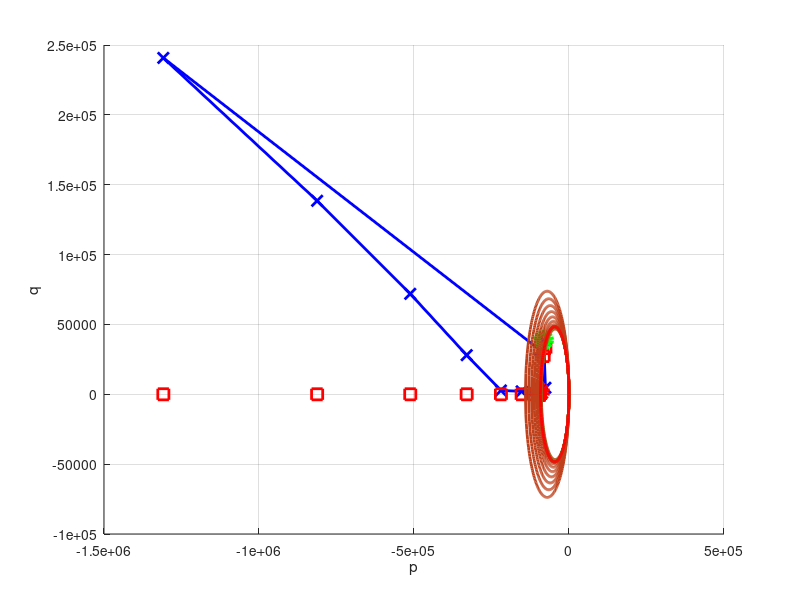

Reproduce this figure in MATLAB.
function plotCamClay
  clear;
  close all;
  plotCamClaySimData

function plotCamClayP
  epse_v = -0.05:0.001: 0.05;
  epse_s = 0.0;
  for ii=1:length(epse_v)
    p(ii) = computeP(epse_v(ii), epse_s);
  end
  plot(epse_v, p);
  

function [p] = computeP(epse_v, epse_s)

  p0 = -9.0e4;
  alpha = 60;
  kappatilde = 0.018;
  epse_v0 = 0.0;
  beta = 1.0 + 1.5*alpha/kappatilde*epse_s*epse_s;
  p = p0*beta*exp(-(epse_v - epse_v0)/kappatilde);

function [q] = computeQ(epse_v, epse_s)

  mu = computeShearModulus(epse_v, epse_s);
  q = 3.0*mu*epse_s;

function [mu] = computeShearModulus(epse_v, epse_s)

  mu0 = 5.4e6;
  p0 = -9.0e4;
  alpha = 60;
  kappatilde = 0.018;
  epse_v0 = 0.0;
  mu = mu0 - alpha*p0*exp(-(epse_v - epse_v0)/kappatilde);
  
function [f] = camclayYield(p, q, pc)

  M = 1.05;
  f = q^2/M^2 + p*(p - pc);
  
function [q] = camclayYieldQ(p, pc)

  M = 1.05;
  q = sqrt(-M^2*p*(p - pc));


  
function plotCamClayYieldFunction(pc, color)

  %%%%%%%%%%%%%%%%%%%%%%%%%%%%%%%%%%%%%%%%%%%%%
  % Draw the analytical data:                 %
  %           1. q-p plot (stress trajectory) %
  %%%%%%%%%%%%%%%%%%%%%%%%%%%%%%%%%%%%%%%%%%%%%

  %%%%%%%%%%%%%%%%%%%%%%%%%%%%%%%%%%%%%%%%%%%%%
  %           1. q-p plot (stress trajectory) %
  %%%%%%%%%%%%%%%%%%%%%%%%%%%%%%%%%%%%%%%%%%%%%

  pp_min = 1.0;
  pp_max = pc;
  pp = linspace(pp_min, pp_max, 100);
  for ii=1:length(pp)
    qq(ii) = camclayYieldQ(pp(ii), pc);
  end
  figure(1); hold on;
  plot(pp, qq, '-', 'LineWidth', 2, 'Color', color); 
  plot(pp, -qq, '-', 'LineWidth', 2, 'Color', color); 

function plotCamClaySimData

  %%%%%%%%%%%%%%%%%%%%%%%%%%%%%%%%%%%%%%%%%%%%%%%%%%%%%%%%%%
  % Draw numerical results:                                %
  %           1. q-p plot (stress trajectory)              %
  %%%%%%%%%%%%%%%%%%%%%%%%%%%%%%%%%%%%%%%%%%%%%%%%%%%%%%%%%%

  % iter p q pc dfdp dfdq fyield
  iterData =  ...
   [[ 0 -81678 38761 -90000 0 0 6.83015e+08];...
    [ 1 -76022.8 4636.76  -89079.3 -62966.2 8411.35 -9.73097e+08];...
    [ 2 -93753.2 31693.8  -92065.3 -95441.2 57494.4 1.06936e+09];...
    [ 3 -1.30854e+06 240747  -140631 -2.47644e+06 436730 1.58082e+12];...
    [ 4 -812477 138519  -130282 -1.49467e+06 251281 5.71671e+11];...
    [ 5 -512063 71904.3  -120994 -903133 130439 2.04942e+11];...
    [ 6 -330158 28031  -112781 -547535 50850 7.24814e+10];...
    [ 7 -219556 2725.99  -105636 -333477 4945.11 2.50188e+10];...
    [ 8 -152827 2138.36  -99660.3 -205993 3879.12 8.12942e+09];...
    [ 9 -115456 1809.27  -95268.6 -135643 3282.12 2.33369e+09];...
    [ 10 -97913.2 1654.79  -92778.4 -103048 3001.89 5.05255e+08];...
    [ 11 -93341.1 1614.53  -92068 -94614.1 2928.85 1.21189e+08];...
    [ 12 -94234.3 1622.39  -92209.1 -96259.5 2943.12 1.93233e+08];...
    [ 13 -94173.2 1621.85  -92199.5 -96147 2942.14 1.8826e+08];...
    [ 14 -94193.1 1622.03  -92202.6 -96183.6 2942.46 1.89876e+08];...
    [ 15 -94187 1621.98  -92201.6 -96172.3 2942.36 1.89381e+08];...
    [ 16 -94188.9 1621.99  -92201.9 -96175.8 2942.39 1.89533e+08];...
    [ 17 -94188.3 1621.99  -92201.8 -96174.7 2942.38 1.89486e+08];...
    [ 18 -94188.5 1621.99  -92201.9 -96175 2942.38 1.89501e+08];...
    [ 19 -94188.4 1621.99  -92201.9 -96174.9 2942.38 1.89496e+08];...
    [ 20 -94188.4 1621.99  -92201.9 -96175 2942.38 1.89497e+08]];

  %%%%%%%%%%%%%%%%%%%%%%%%%%%%%%%%%%%%%%%%%%%%%%%%%%%%%%%%%%
  %           1. q-p plot (stress trajectory)              %
  %%%%%%%%%%%%%%%%%%%%%%%%%%%%%%%%%%%%%%%%%%%%%%%%%%%%%%%%%%
  figure(1); ylabel('q'); xlabel('p'); hold on; grid on;
  pSim = iterData(:,2);
  qSim = iterData(:,3);
  pcSim = iterData(:,4);
  for ii=1:length(pSim)
   qSimYield(ii) = camclayYieldQ(pSim(ii), pcSim(ii));
  end
  plot(pSim,qSim,'-bx','LineWidth',2, 'MarkerSize', 8);
  plot(pSim,qSimYield,'rs','LineWidth',2, 'MarkerSize', 8);
  plot(pSim(1),qSim(1),'go','MarkerSize',10, 'LineWidth',5);
  plot(pSim(length(pSim)),qSim(length(pSim)),'ro','MarkerSize',10, 'LineWidth',5);
  %axis equal

  plotCamClayYieldFunction(pcSim(1), [0 1 0]);
  for ii=2:length(pSim)-1
    plotCamClayYieldFunction(pcSim(ii), [0.75 0.25 0.1]);
  end
  plotCamClayYieldFunction(pcSim(length(pSim)), [1 0 0]);

function geoModel
%-------------------------------------------------------------
% Parameters
%-------------------------------------------------------------
f_slope = 0.057735026919;
I1_peak = 6.123724356953976e2;
%cap_ratio = 0.001;
p0_crush = 1837.0724e3;
p1_crush = 6.6666666666666666e-4;
cap_ratio = 14.8;
%p0_crush = 1837.0724;

kappa0 = (-p0_crush + cap_ratio*f_slope*I1_peak)/(cap_ratio*f_slope + 1.0)
cap_rad = -cap_ratio*f_slope*(kappa0 - I1_peak)

%%%%%%%%%%%%%%%%%%%%%%%%%%%%%%%%%%%%%%%%%%%%%%%%%%%%%%%%%%%%%%%%%%
% Read the input data from text files:                           %
%           1. time history of stresse                           %
%           2. time history of volumetric part of plastic strain %
%           3. time history of volumetric part of elastic strain %
%           4. time history of kappa                             %
%%%%%%%%%%%%%%%%%%%%%%%%%%%%%%%%%%%%%%%%%%%%%%%%%%%%%%%%%%%%%%%%%%

%%%%%%%%%%%%%%%%%%%%%%%%%%%%%%%%%%%%%%%%%%%%%%%%%%%%%%%%%%%%%%%%%%
%           1. time history of stresse                           %
%%%%%%%%%%%%%%%%%%%%%%%%%%%%%%%%%%%%%%%%%%%%%%%%%%%%%%%%%%%%%%%%%%
fin1=fopen('outStress.txt','r');
t=[]; stress=[]; PlasStrain=[]; ElasStrain=[]; kappa=[];
word=fscanf(fin1,'%s1');
while word
    t=[t str2num(word)];
    fscanf(fin1,'%s1'); fscanf(fin1,'%s1'); fscanf(fin1,'%s1');
    stress=[stress [str2num(fscanf(fin1,'%s1'));str2num(fscanf(fin1,'%s1'));str2num(fscanf(fin1,'%s1'))
        str2num(fscanf(fin1,'%s1'));str2num(fscanf(fin1,'%s1'));str2num(fscanf(fin1,'%s1'))
        str2num(fscanf(fin1,'%s1'));str2num(fscanf(fin1,'%s1'));str2num(fscanf(fin1,'%s1'))]];
    word=fscanf(fin1,'%s1');
end

%%%%%%%%%%%%%%%%%%%%%%%%%%%%%%%%%%%%%%%%%%%%%%%%%%%%%%%%%%%%%%%%%%
%           2. time history of volumetric part of plastic strain %
%%%%%%%%%%%%%%%%%%%%%%%%%%%%%%%%%%%%%%%%%%%%%%%%%%%%%%%%%%%%%%%%%%
fin2=fopen('outPlasticStrain.txt','r');
word=fscanf(fin2,'%s1');
while word
    fscanf(fin2,'%s1'); fscanf(fin2,'%s1'); fscanf(fin2,'%s1');
    PlasStrain=[PlasStrain str2num(fscanf(fin2,'%s1'))];
    word=fscanf(fin2,'%s1');
end

%%%%%%%%%%%%%%%%%%%%%%%%%%%%%%%%%%%%%%%%%%%%%%%%%%%%%%%%%%%%%%%%%%
%           3. time history of volumetric part of elastic strain %
%%%%%%%%%%%%%%%%%%%%%%%%%%%%%%%%%%%%%%%%%%%%%%%%%%%%%%%%%%%%%%%%%%
fin3=fopen('outElasticStrain.txt','r');
word=fscanf(fin3,'%s1');
while word
    fscanf(fin3,'%s1'); fscanf(fin3,'%s1'); fscanf(fin3,'%s1');
    ElasStrain=[ElasStrain str2num(fscanf(fin3,'%s1'))];
    word=fscanf(fin3,'%s1');
end

%%%%%%%%%%%%%%%%%%%%%%%%%%%%%%%%%%%%%%%%%%%%%%%%%%%%%%%%%%%%%%%%%%
%           4. time history of kappa                             %
%%%%%%%%%%%%%%%%%%%%%%%%%%%%%%%%%%%%%%%%%%%%%%%%%%%%%%%%%%%%%%%%%%
fin4=fopen('outKappa.txt','r');
word=fscanf(fin4,'%s1');
while word
    fscanf(fin4,'%s1'); fscanf(fin4,'%s1'); fscanf(fin4,'%s1');
    kappa=[kappa str2num(fscanf(fin4,'%s1'))];
    word=fscanf(fin4,'%s1');
end
fclose('all');




%%%%%%%%%%%%%%%%%%%%%%%%%%%%%%%%%%%%%%%%%%%%%
% Draw the analytical data:                 %
%           1. q-p plot (stress trajectory) %
%           2. crush curve                  %
%%%%%%%%%%%%%%%%%%%%%%%%%%%%%%%%%%%%%%%%%%%%%

%%%%%%%%%%%%%%%%%%%%%%%%%%%%%%%%%%%%%%%%%%%%%
%           1. q-p plot (stress trajectory) %
%%%%%%%%%%%%%%%%%%%%%%%%%%%%%%%%%%%%%%%%%%%%%

pp_min = kappa0/3.0
pp_max = 1.5*I1_peak/3.0
pp = linspace(pp_min, pp_max, 100);
qq = -sqrt(3.0)*f_slope*(3.0*pp - I1_peak);
figure(1); hold on;
plot(pp, qq, '-m', 'LineWidth', 2); 
plot(pp, -qq, '-m', 'LineWidth', 2); 

%plot(pp,61.238-0.3*pp,'-g','LineWidth',3);
%plot(pp,-61.238+0.3*pp,'-g','LineWidth',3);

pp_min = (kappa0 - cap_rad)/3.0
pp_max = kappa0/3.0
p_cap=linspace(pp_min, pp_max, 100);
num = kappa0 - 3.0*p_cap;
den = cap_rad;
ratio = num/den;
beta_cap=sqrt(1-ratio.^2);
q_cap = -sqrt(3.0)*f_slope*(3.0*p_cap - I1_peak).*beta_cap;
plot(p_cap, q_cap, '-m', 'LineWidth', 2); 
plot(p_cap, -q_cap, '-m', 'LineWidth', 2); 

pp_max = (kappa0 - cap_rad)/3.0
pp_min = 1.1*(kappa0 - cap_rad)/3.0
p_out_cap=linspace(pp_min, pp_max, 5);
num = kappa0 - 3.0*p_out_cap;
den = cap_rad;
ratio = num/den;
beta_out_cap=sqrt(ratio.^2-1);
beta_out_cap = 0;
%q_out_cap = -sqrt(3.0)*f_slope*(3.0*p_out_cap - I1_peak).*beta_out_cap;
q_out_cap = -sqrt(3.0)*(kappa0-3.0*p_out_cap - cap_rad)
plot(p_out_cap, q_out_cap, '-r', 'LineWidth', 2); 
plot(p_out_cap, -q_out_cap, '-r', 'LineWidth', 2); 

%pcap=linspace(-612.35,-204.12,100);
%Beta=sqrt(1-((3*pcap+612.35)/1224.8).^2);
%plot(pcap,Beta*61.238-0.3*Beta.*pcap,'-g','LineWidth',3);
%plot(pcap,-Beta*61.238+0.3*Beta.*pcap,'-g','LineWidth',3);

kappa_n = kappa(length(kappa));
cap_rad_n = -cap_ratio*f_slope*(kappa_n - I1_peak)

pp_min = kappa_n/3.0
pp_max = 1.5*I1_peak/3.0
pp = linspace(pp_min, pp_max, 100);
qq = -sqrt(3.0)*f_slope*(3.0*pp - I1_peak);
figure(1); hold on;
plot(pp, qq, '-@m', 'LineWidth', 2); 
plot(pp, -qq, '-@m', 'LineWidth', 2); 

%plot(pp,61.238-0.3*pp,'-g','LineWidth',3);
%plot(pp,-61.238+0.3*pp,'-g','LineWidth',3);

pp_min = (kappa_n - cap_rad_n)/3.0
pp_max = kappa_n/3.0
p_cap=linspace(pp_min, pp_max, 100);
num = kappa_n - 3.0*p_cap;
den = cap_rad_n;
ratio = num/den;
beta_cap=sqrt(1-ratio.^2);
q_cap = -sqrt(3.0)*f_slope*(3.0*p_cap - I1_peak).*beta_cap;
plot(p_cap, q_cap, '-@m', 'LineWidth', 2); 
plot(p_cap, -q_cap, '-@m', 'LineWidth', 2); 

pp_max = (kappa_n - cap_rad_n)/3.0
pp_min = 1.1*(kappa_n - cap_rad_n)/3.0
p_out_cap=linspace(pp_min, pp_max, 5);
num = kappa_n - 3.0*p_out_cap;
den = cap_rad_n;
ratio = num/den;
beta_out_cap=sqrt(ratio.^2-1);
beta_out_cap = 0;
%q_out_cap = -sqrt(3.0)*f_slope*(3.0*p_out_cap - I1_peak).*beta_out_cap;
q_out_cap = -sqrt(3.0)*(kappa_n-3.0*p_out_cap - cap_rad_n)
plot(p_out_cap, q_out_cap, '-r', 'LineWidth', 2, 'LineStyle', '--'); 
plot(p_out_cap, -q_out_cap, '-r', 'LineWidth', 2, 'LineStyle', '--'); 

%%%%%%%%%%%%%%%%%%%%%%%%%%%%%%%%%%%%%%%%%%%%%
%           2. crush curve                  %
%%%%%%%%%%%%%%%%%%%%%%%%%%%%%%%%%%%%%%%%%%%%%
figure(2); 
p00 = linspace(-p0_crush,5*-p0_crush,100);
plot(p00, 0.5*exp(p1_crush*(p00+p0_crush)),'-g','LineWidth',3);



%%%%%%%%%%%%%%%%%%%%%%%%%%%%%%%%%%%%%%%%%%%%%%%%%%%%%%%%%%
% Draw numerical results:                                %
%           1. q-p plot (stress trajectory)              %
%           2. crush curve                               %
%           3. time history of kappa                     %
%           4. pressure versus volumetric part of strain %
%%%%%%%%%%%%%%%%%%%%%%%%%%%%%%%%%%%%%%%%%%%%%%%%%%%%%%%%%%

%%%%%%%%%%%%%%%%%%%%%%%%%%%%%%%%%%%%%%%%%%%%%%%%%%%%%%%%%%
%           1. q-p plot (stress trajectory)              %
%%%%%%%%%%%%%%%%%%%%%%%%%%%%%%%%%%%%%%%%%%%%%%%%%%%%%%%%%%
figure(1); ylabel('q'); xlabel('p'); hold on; grid on;
p=(stress(1,:)+stress(5,:)+stress(9,:))/3;
sDev1=stress(1,:)-p; sDev2=stress(2,:);   sDev3=stress(3,:);
sDev4=stress(4,:);   sDev5=stress(5,:)-p; sDev6=stress(6,:);
sDev7=stress(7,:);   sDev8=stress(8,:);   sDev9=stress(9,:)-p;
J2=1/2*(sDev1.^2+sDev5.^2+sDev9.^2) ...
    +sDev2.^2+sDev6.^2+sDev3.^2;
J3=sDev1.*sDev5.*sDev9+2*sDev2.*sDev6.*sDev3 ...
    -sDev2.^2.*sDev9-sDev6.^2.*sDev5-sDev3.^2.*sDev1;
q=sqrt(3*J2).*sign(J3);
plot(p,q,'-bx','LineWidth',2, 'MarkerSize', 8);
plot(p(1),q(1),'go','MarkerSize',10, 'LineWidth',5);
plot(p(length(p)),q(length(p)),'ro','MarkerSize',10, 'LineWidth',5);

data_new = ...
[[-65656.5 39448.7 -1.81986e+06];...
[-65655.3 39449.8 -1.81986e+06];...
[-65659.1 39446.2 -1.81986e+06];...
[-65855.5 39115.8 -1.81754e+06];...
[-65857.6 39113.8 -1.81755e+06];...
[-65905.6 39032.3 -1.81697e+06];...
[-65906.4 39031.5 -1.81697e+06];...
[-65918 39011.5 -1.81682e+06];...
[-65918.3 39011.2 -1.81682e+06];...
[-65921.1 39006.3 -1.81678e+06];...
[-65923.2 39002.7 -1.81676e+06];...
[-65923.5 39002.1 -1.81675e+06];...
[-65923.5 39002.1 -1.81675e+06];...
[-65923.5 39002.1 -1.81675e+06];...
[-65923.5 39002.1 -1.81675e+06];...
[-65923.5 39002 -1.81675e+06];...
[-65923.5 39002 -1.81675e+06];...
[-65923.5 39002 -1.81675e+06];...
[-65923.5 39002 -1.81675e+06];...
[-65923.5 39002 -1.81675e+06]];

data_trial = ...
[[1917.37 39652.1 -1.82115e+06];...
[1918.61 39653.3 -1.82115e+06];...
[1914.57 39649.3 -1.82115e+06];...
[482.703 39167.7 -1.81787e+06];...
[480.485 39165.5 -1.81787e+06];...
[128.997 39046.2 -1.81705e+06];...
[128.144 39045.3 -1.81705e+06];...
[41.0243 39015.9 -1.81685e+06] ;...
[40.7378 39015.6 -1.81685e+06];...
[19.1215 39008.4 -1.8168e+06];...
[2.91462 39003 -1.81676e+06];...
[0.213918 39002.1 -1.81675e+06];...
[0.202716 39002.1 -1.81675e+06];...
[0.196033 39002.1 -1.81675e+06];...
[0.192167 39002.1 -1.81675e+06];...
[0.0283575 39002 -1.81675e+06];...
[0.0272511 39002 -1.81675e+06];...
[0.0266297 39002 -1.81675e+06];...
[0.00672218 39002 -1.81675e+06];...
[0.00653669 39002 -1.81675e+06]];

plot(data_new(:,3)/3.0, -sqrt(3)*data_new(:,2), 'm+', 'MarkerSize', 10, 'LineWidth', 3);
plot(data_trial(:,3)/3.0, -sqrt(3)*data_trial(:,2), 'g+', 'MarkerSize', 8, 'LineWidth', 3);

%trial_I1 = [-1.8833e+06  -1.83868e+06 -1.83824e+06 -1.83823e+06 -1.83823e+06];
%trial_J2 = [669613 670472 670481 670481 670481];
%plot(trial_I1/3.0, -sqrt(3)*trial_J2, 'm+', 'MarkerSize', 8, 'LineWidth', 2);

%%%%%%%%%%%%%%%%%%%%%%%%%%%%%%%%%%%%%%%%%%%%%%%%%%%%%%%%%%
%           2. crush curve                               %
%%%%%%%%%%%%%%%%%%%%%%%%%%%%%%%%%%%%%%%%%%%%%%%%%%%%%%%%%%
figure(2); ylabel('Vol. plastic strain+0.5'); xlabel('I1'); hold on; grid on;
plot(3*p,PlasStrain+0.5,'-rx','LineWidth',2, 'MarkerSize',8);
plot(3*p(1),PlasStrain(1)+0.5,'go','MarkerSize',10, 'LineWidth',5);
plot(3*p(length(p)),PlasStrain(length(p))+0.5,'ro','MarkerSize',10, 'LineWidth',5);

%%%%%%%%%%%%%%%%%%%%%%%%%%%%%%%%%%%%%%%%%%%%%%%%%%%%%%%%%%
%           3. time history of kappa                     %
%%%%%%%%%%%%%%%%%%%%%%%%%%%%%%%%%%%%%%%%%%%%%%%%%%%%%%%%%%
figure(3); ylabel('Kappa'); xlabel('Time'); hold on; grid on;
plot(t,kappa,'-b','LineWidth',2);
plot(t(1),kappa(1),'go','MarkerSize',10, 'LineWidth',5);
plot(t(length(t)),kappa(length(t)),'ro','MarkerSize',10, 'LineWidth',5);

%%%%%%%%%%%%%%%%%%%%%%%%%%%%%%%%%%%%%%%%%%%%%%%%%%%%%%%%%%
%           4. pressure versus volumetric part of strain %
%%%%%%%%%%%%%%%%%%%%%%%%%%%%%%%%%%%%%%%%%%%%%%%%%%%%%%%%%%
figure(4); ylabel('pressure'); xlabel('VolumetricStrain'); hold on; grid on;
plot(-ElasStrain-PlasStrain,-3*p,'-b','LineWidth',2);
plot(-ElasStrain(1)-PlasStrain(1),-3*p(1),'go','MarkerSize',10, 'LineWidth',5);
plot(-ElasStrain(length(ElasStrain))-PlasStrain(length(ElasStrain)),-3*p(length(ElasStrain)),'ro','MarkerSize',10, 'LineWidth',5);
